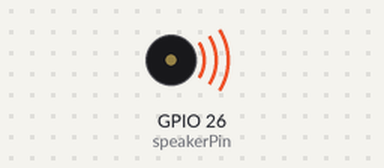
This sketch was run on a simulated ESP32. Parts: buzzer (waves = sounding).

Above: at 0.1 s.
At 27.3 s:
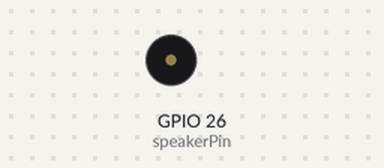
Timing chart, 0 to 28.8 s (numbered marks = the images above):
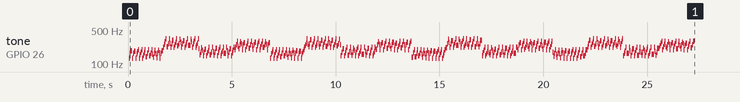

Measured:
- by itself, tone on GPIO 26 (speakerPin): plays 131 Hz for 0.04 s, 165 Hz for 0.04 s, 186 Hz for 0.08 s, 131 Hz for 0.04 s, 165 Hz for 0.04 s, 182 Hz for 0.08 s … (593 notes in this stretch)

The sketch:

pwm_arpeggios.ino
```cpp
int speakerPin = 26;      // speaker on digital pin 26

float frequencies[] = {
                        130.8, 164.8, 196, 130.8, 164.8, 196, 130.8, 164.8, 196, 130.8, 164.8, 196, 130.8, 164.8, 196, 130.8, 164.8, 196, 130.8, 164.8, 196, 130.8, 164.8, 196, 130.8, 164.8, 196, 130.8, 164.8, 196,
                        220, 261.6, 329.6, 220, 261.6, 329.6, 220, 261.6, 329.6, 220, 261.6, 329.6, 220, 261.6, 329.6, 220, 261.6, 329.6, 220, 261.6, 329.6, 220, 261.6, 329.6, 220, 261.6, 329.6, 220, 261.6, 329.6,
                        146.8, 174.6, 220, 146.8, 174.6, 220, 146.8, 174.6, 220, 146.8, 174.6, 220, 146.8, 174.6, 220, 146.8, 174.6, 220, 146.8, 174.6, 220, 146.8, 174.6, 220, 146.8, 174.6, 220, 146.8, 174.6, 220,
                        196, 247, 293.7, 196, 247, 293.7, 196, 247, 293.7, 196, 247, 293.7, 196, 247, 293.7, 196, 247, 293.7, 196, 247, 293.7, 196, 247, 293.7, 196, 247, 293.7, 196, 247, 293.7};
float durations[] = {
                        0.06, 0.06, 0.06, 0.06, 0.06, 0.06, 0.06, 0.06, 0.06, 0.06, 0.06, 0.06, 0.06, 0.06, 0.06, 0.06, 0.06, 0.06, 0.06, 0.06, 0.06, 0.06, 0.06, 0.06, 0.06, 0.06, 0.06, 0.06, 0.06, 0.06,
                        0.06, 0.06, 0.06, 0.06, 0.06, 0.06, 0.06, 0.06, 0.06, 0.06, 0.06, 0.06, 0.06, 0.06, 0.06, 0.06, 0.06, 0.06, 0.06, 0.06, 0.06, 0.06, 0.06, 0.06, 0.06, 0.06, 0.06, 0.06, 0.06, 0.06,
                        0.06, 0.06, 0.06, 0.06, 0.06, 0.06, 0.06, 0.06, 0.06, 0.06, 0.06, 0.06, 0.06, 0.06, 0.06, 0.06, 0.06, 0.06, 0.06, 0.06, 0.06, 0.06, 0.06, 0.06, 0.06, 0.06, 0.06, 0.06, 0.06, 0.06,
                        0.06, 0.06, 0.06, 0.06, 0.06, 0.06, 0.06, 0.06, 0.06, 0.06, 0.06, 0.06, 0.06, 0.06, 0.06, 0.06, 0.06, 0.06, 0.06, 0.06, 0.06, 0.06, 0.06, 0.06, 0.06, 0.06, 0.06, 0.06, 0.06, 0.06};

int musicLength = sizeof(frequencies) / sizeof(frequencies[0]);

float delayInMicroseconds;
int numberOfIterations;
float frequency;
float duration;

void setup() {

  pinMode(speakerPin, OUTPUT);

for (int y=0; y < 4; y++) {

  for (int x=0; x < musicLength; x++) {

    frequency = frequencies[x];
    duration = durations[x];

    delayInMicroseconds = 1/frequency*1000000/2;
    numberOfIterations = duration*frequency;

    for (int f=0; f < numberOfIterations; f++) {
      digitalWrite(speakerPin, HIGH);
      delayMicroseconds(delayInMicroseconds);
      digitalWrite(speakerPin, LOW);
      delayMicroseconds(delayInMicroseconds);
    }
  }
}
}

void loop() {
}
```
